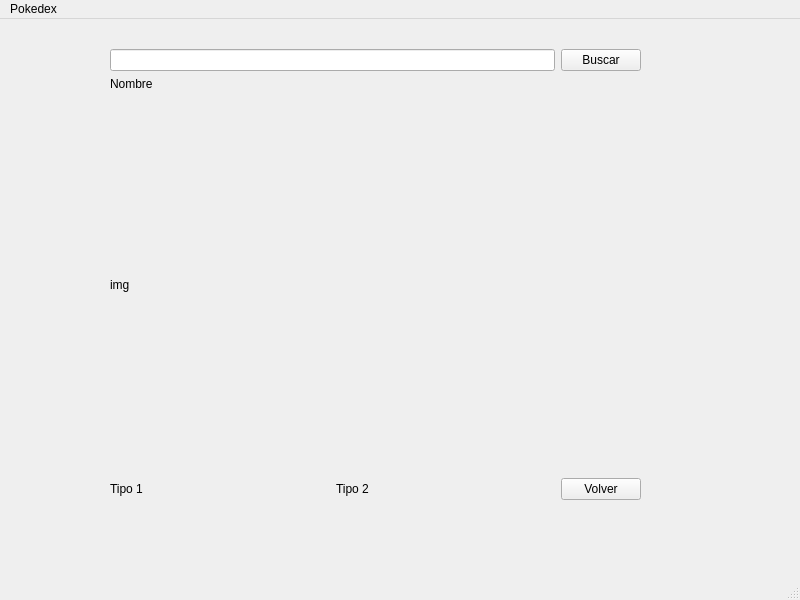
<?xml version="1.0" encoding="UTF-8"?>
<ui version="4.0">
 <class>Ui_PkmDisplay</class>
 <widget class="QMainWindow" name="Ui_PkmDisplay">
  <property name="geometry">
   <rect>
    <x>0</x>
    <y>0</y>
    <width>800</width>
    <height>600</height>
   </rect>
  </property>
  <property name="windowTitle">
   <string>MainWindow</string>
  </property>
  <widget class="QWidget" name="centralwidget">
   <widget class="QWidget" name="gridLayoutWidget">
    <property name="geometry">
     <rect>
      <x>110</x>
      <y>30</y>
      <width>531</width>
      <height>451</height>
     </rect>
    </property>
    <layout class="QGridLayout" name="gridLayout">
     <item row="0" column="2">
      <widget class="QPushButton" name="getPokemon">
       <property name="text">
        <string>Buscar</string>
       </property>
      </widget>
     </item>
     <item row="4" column="1">
      <spacer name="verticalSpacer_2">
       <property name="orientation">
        <enum>Qt::Vertical</enum>
       </property>
       <property name="sizeHint" stdset="0">
        <size>
         <width>20</width>
         <height>40</height>
        </size>
       </property>
      </spacer>
     </item>
     <item row="1" column="1">
      <widget class="QLabel" name="nombre">
       <property name="text">
        <string>Nombre</string>
       </property>
      </widget>
     </item>
     <item row="2" column="1">
      <spacer name="verticalSpacer">
       <property name="orientation">
        <enum>Qt::Vertical</enum>
       </property>
       <property name="sizeHint" stdset="0">
        <size>
         <width>20</width>
         <height>40</height>
        </size>
       </property>
      </spacer>
     </item>
     <item row="0" column="1">
      <widget class="QLineEdit" name="lineEdit"/>
     </item>
     <item row="3" column="1">
      <widget class="QLabel" name="img">
       <property name="text">
        <string>img</string>
       </property>
      </widget>
     </item>
     <item row="5" column="1">
      <layout class="QGridLayout" name="gridLayout_3">
       <item row="0" column="0">
        <widget class="QLabel" name="Type1">
         <property name="text">
          <string>Tipo 1</string>
         </property>
        </widget>
       </item>
       <item row="0" column="1">
        <widget class="QLabel" name="Type2">
         <property name="text">
          <string>Tipo 2</string>
         </property>
        </widget>
       </item>
      </layout>
     </item>
     <item row="5" column="2">
      <widget class="QPushButton" name="pushButton">
       <property name="text">
        <string>Volver</string>
       </property>
      </widget>
     </item>
    </layout>
   </widget>
  </widget>
  <widget class="QMenuBar" name="menubar">
   <property name="geometry">
    <rect>
     <x>0</x>
     <y>0</y>
     <width>800</width>
     <height>32</height>
    </rect>
   </property>
   <widget class="QMenu" name="menuPokedex">
    <property name="title">
     <string>Pokedex</string>
    </property>
   </widget>
   <addaction name="menuPokedex"/>
  </widget>
  <widget class="QStatusBar" name="statusbar"/>
 </widget>
 <resources/>
 <connections/>
</ui>
